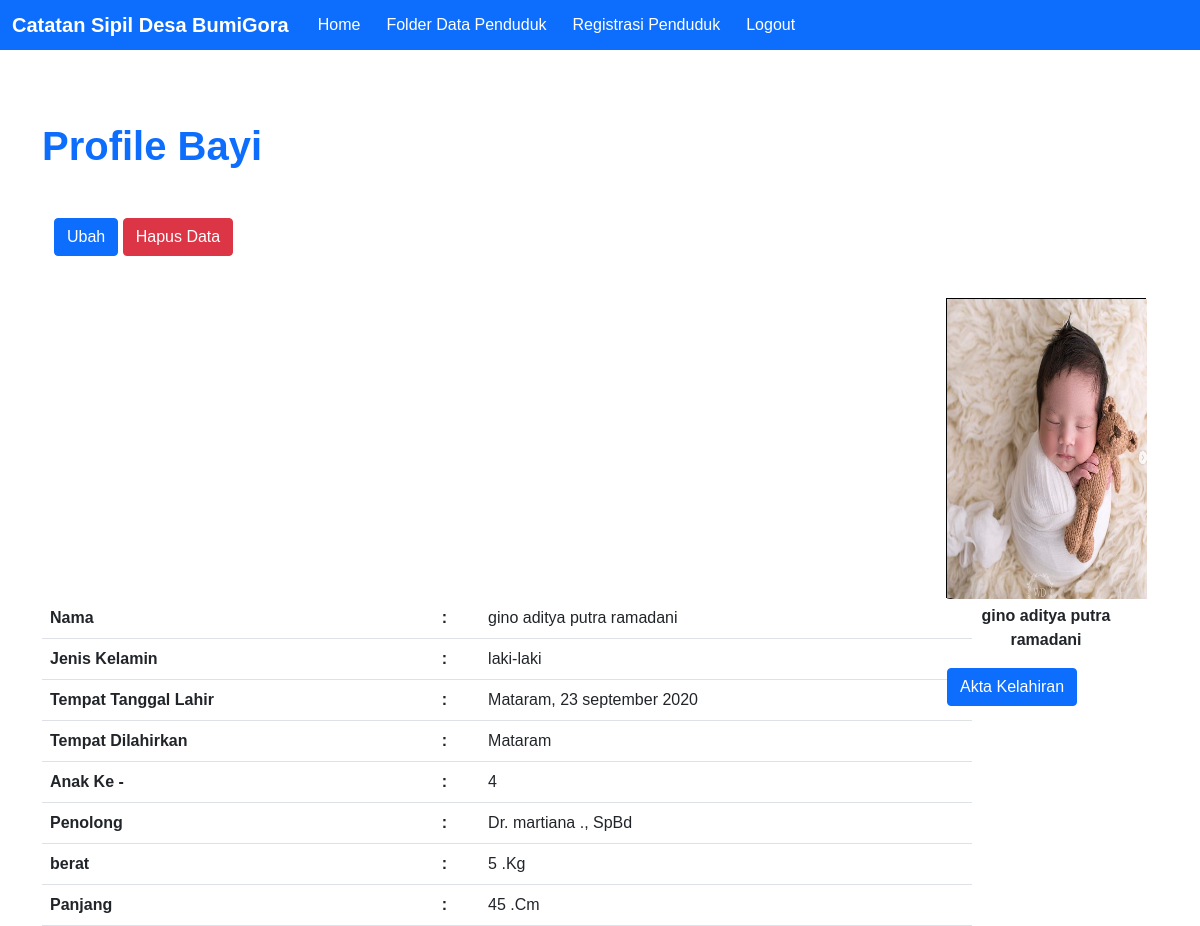
The page /admin/detail_bayi.php?id=5 (signed in) on the database its author committed.
### tables this page shows
CREATE TABLE `data_bayi` (
  `id` int(11) NOT NULL,
  `nama_lengkap` varchar(225) NOT NULL,
  `jenis_kelamin` enum('laki-laki','perempuan') NOT NULL,
  `tempat_tgl_lahir` text NOT NULL,
  `tempat_dilahirkan` varchar(100) NOT NULL,
  `anak_keberapa` int(225) NOT NULL,
  `penolong_kelahiran` varchar(100) NOT NULL,
  `berat` tinyint(1) NOT NULL,
  `panjang` tinyint(1) NOT NULL,
  `foto` varchar(225) NOT NULL
);

CREATE TABLE `detail_akta` (
  `no_akta` varchar(225) NOT NULL,
  `id_bayi` int(11) NOT NULL,
  `warga_negara` enum('indonesia','asing') NOT NULL,
  `tempat_lahir` varchar(100) NOT NULL,
  `tanggal_lahir` text NOT NULL,
  `jenis_kelamin` enum('laki-laki','perempuan') NOT NULL,
  `bulan` varchar(100) NOT NULL,
  `tahun` varchar(100) NOT NULL,
  `nama` varchar(225) NOT NULL,
  `anak_ke` varchar(255) NOT NULL
);

### admin/function.php (called while the page is built, shortened)
<?php
$conn = mysqli_connect("localhost","root", "", "dukcapil");
function query($query){
  global $conn;
  $result = mysqli_query($conn, $query);
  $rows = [];
  while ($row  = mysqli_fetch_assoc($result) ) {
    $rows[] = $row;
  }
  return $rows;
}
?>

### admin/detail_bayi.php (the view, shortened to what this page needs)
<?php
include 'header.php';
include 'function.php';
$id = $_GET['id'];
$data_bayi = query("SELECT * FROM data_bayi WHERE id = $id ");
$id_bayi = query("SELECT * FROM detail_akta WHERE id_bayi='$id'");
?>
<body>
  <div class="container mt-5">
    <h1 class="fw-bold text-primary">Profile Bayi</h1>
    <div class="container mt-5">
      <?php foreach($data_bayi as $bayi) : ?>
      <a href="../admin/form/ubahData_bayi.php?id=<?= $bayi['id'];  ?>" class="btn btn-primary">Ubah </a>
      <a href="../admin/form/hapusData_bayi.php?id=<?= $bayi['id'];  ?>" class="btn btn-danger">Hapus Data </a>
      <?php endforeach; ?>
      <div class="user" style=" margin-top:80px; width:200px; height: 300px; border:1px solid black; float:right">
        <?php foreach($data_bayi as $bayi) : ?>
        <img src="../admin/foto_warga/<?= $bayi['foto']; ?>" style="width:200px; height: 300px;">
        <p style="text-align: center; margin-top:5px; font-weight:bold;"><?= $bayi['nama_lengkap']; ?></p>
        <?php endforeach; ?>
        <?php foreach($id_bayi as $id) : ?>
        <a href="../admin/form/view_akta.php?id=<?= $id['id_bayi'] ?>" class="btn btn-primary">Akta Kelahiran</a>
        <?php endforeach; ?>
      </div>
    </div>
    <div class="col col-md-10 col-md-offset-1">
      <table class="table mt-4">
        <?php foreach($data_bayi as $bayi) : ?>
        <tr>
          <th>Nama </th>
          <th>:</th>
          <td> <?= $bayi["nama_lengkap"]; ?></td>
        </tr>
        <tr>
          <th>Jenis Kelamin </th>
          <th>:</th>
          <td> <?= $bayi["jenis_kelamin"]; ?></td>
        </tr>
        <tr>
          <th>Tempat Tanggal Lahir </th>
          <th>:</th>
          <td> <?= $bayi["tempat_tgl_lahir"]; ?></td>
        </tr>
        <tr>
          <th>Tempat Dilahirkan </th>
          <th>:</th>
          <td> <?= $bayi["tempat_dilahirkan"]; ?></td>
        </tr>
        <tr>
          <th>Anak Ke - </th>
          <th>:</th>
          <td> <?= $bayi["anak_keberapa"]; ?></td>
        </tr>
        <tr>
          <th>Penolong </th>
          <th>:</th>
          <td> <?= $bayi["penolong_kelahiran"]; ?></td>
        </tr>
        <tr>
          <th>berat </th>
          <th>:</th>
          <td> <?= $bayi["berat"]; ?> .Kg</td>
        </tr>
        <tr>
          <th>Panjang </th>
          <th>:</th>
          <td> <?= $bayi["panjang"]; ?> .Cm</td>
        </tr>
        <?php endforeach; ?>
      </table>
    </div>
</body>

### css/sidebars.css (style rules this page uses)
body { min-height: 100vh; min-height: -webkit-fill-available; }
html { height: -webkit-fill-available; }

### style.css (style rules this page uses)
body { margin: 0px; padding: 0px; font-family: Arial, Helvetica, sans-serif; }
.user { width: 500px; height: 500px; float: right; border: 1px solid black; }

### rows shown on the page
data_bayi: foto (picture), nama_lengkap "gino aditya putra ramadani", jenis_kelamin "laki-laki", tempat_tgl_lahir "Mataram, 23 september 2020", tempat_dilahirkan "Mataram", anak_keberapa "4", penolong_kelahiran "Dr. martiana ., SpBd", berat "5", panjang "45"
